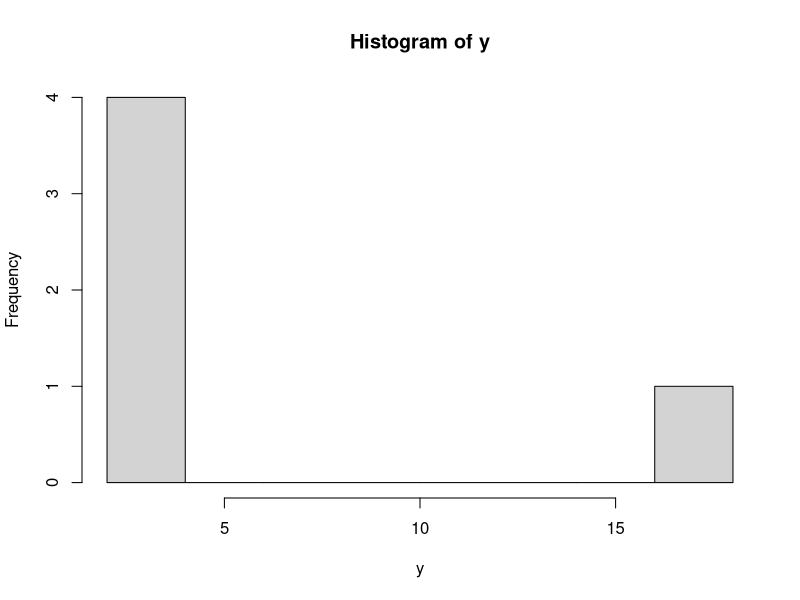
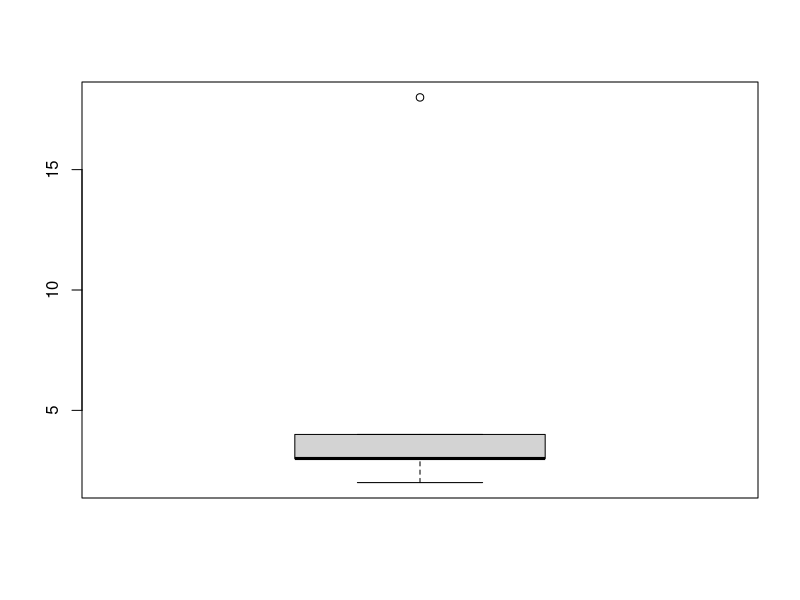

Source code (R) for these figures, in order:
# CPSC 440 Learning Atlas: standalone teaching example
# Chapter 01, section: boxplot
# Run in a fresh R session; no external packages or data files are needed.
# Read the lesson for assumptions, data provenance, and interpretation.

# Teaching observations from the worked example above
y <- c(2, 3, 3, 4, 18)
# R: use type 7 explicitly to match this site's interactive examples
mean(y); median(y); var(y); sd(y)
quantile(y, c(.25,.5,.75), type=7)
hist(y, breaks=10); boxplot(y)
# SAS: PROC UNIVARIATE, PROC FREQ, PROC SGPLOT
